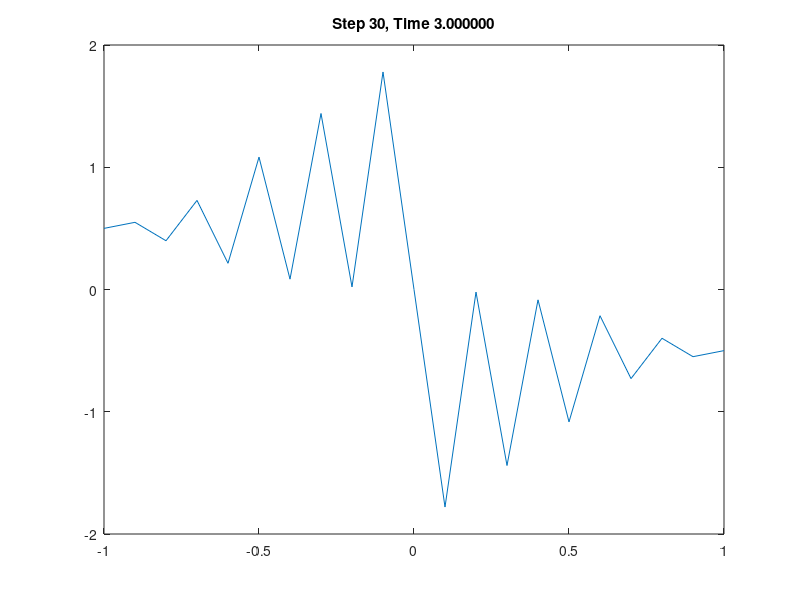

Write MATLAB code to recreate this figure.
function fd1d_burgers_leap ( )

%*****************************************************************************80
%
%% FD1D_BURGERS_LEAP solves the nonviscous Burgers equation using leapfrogging.
%
%  Licensing:
%
%    This code is distributed under the GNU LGPL license.
%
%  Modified:
%
%    18 August 2010
%
%  Author:
%
%    John Burkardt
%
%  Parameters:
%
%    None
%
  timestamp ( );

  fprintf ( 1, '\n' );
  fprintf ( 1, 'FD1D_BURGERS_LEAP:\n' );
  fprintf ( 1, '  MATLAB version\n' );
  fprintf ( 1, '  Solve the non-viscous time-dependent Burgers equation,\n' );
  fprintf ( 1, '  using the leap-frog method.\n' );
  fprintf ( 1, '\n' );
  fprintf ( 1, '  Equation to be solved:\n' );
  fprintf ( 1, '\n' );
  fprintf ( 1, '    du/dt + u * du/dx = 0\n' );
  fprintf ( 1, '\n' );
  fprintf ( 1, '  for x in [ a, b ], for t in [t_init, t_last]\n' );
  fprintf ( 1, '\n' );
  fprintf ( 1, '  with initial conditions:\n' );
  fprintf ( 1, '\n' );
  fprintf ( 1, '    u(x,o) = u_init\n' );
  fprintf ( 1, '\n' );
  fprintf ( 1, '  and boundary conditions:\n' );
  fprintf ( 1, '\n' );
  fprintf ( 1, '    u(a,t) = u_a(t), u(b,t) = u_b(t)\n' );
%
%  Set and report the problem parameters.
%
  n = 21;
  a = -1.0;
  b = +1.0;
  dx = ( b - a ) / ( n - 1 );
  step_num = 30;
  t_init = 0.0;
  t_last = 3.0;
  dt = ( t_last - t_init ) / step_num;

  fprintf ( 1, '\n' );
  fprintf ( 1, '  %f <= X <= %f\n', a, b );
  fprintf ( 1, '  Number of nodes = %d\n', n );
  fprintf ( 1, '  DX = %f\n', dx );
  fprintf ( 1, '\n' );
  fprintf ( 1, '  %f <= t <= %f\n', t_init, t_last );
  fprintf ( 1, '  Number of time steps = %d\n', step_num );
  fprintf ( 1, '  DT = %f\n', dt );

  x = r8vec_even ( n, a, b );

  fprintf ( 1, '\n' );
  fprintf ( 1, '  X:\n' );
  fprintf ( 1, '\n' );
  for ilo = 1 : 5 : n
    ihi = min ( ilo + 4, n );
    for i = ilo : ihi
      fprintf ( 1, '  %16f', x(i,1) );
    end
    fprintf ( 1, '\n' );
  end
%
%  Set the initial condition,
%  and apply boundary conditions to first and last entries.
%
  step = 0;
  t = t_init;
  un(1:n,1) = u_init ( n, x, t );
  un(1,1) = u_a ( x(1,1), t );
  un(n,1) = u_b ( x(n,1), t );

  report ( step, step_num, n, x, t, un );
  plot ( x, un );
  title ( sprintf ( 'Step %d, Time %f', step, t ) );
  pause
%
%  Use Euler's method to get the first step.
%
  step = 1;
  t = ( ( step_num - step ) * t_init   ...
      + (            step ) * t_last ) ...
      / ( step_num        );
  uc(1:n,1) = un(1:n,1);

  un(2:n-1,1) = uc(2:n-1,1) - dt * uc(2:n-1,1) ...
    .* ( uc(3:n,1) - uc(1:n-2,1) ) / 2.0 / dx;

  un(1,1) = u_a ( x(1,1), t );
  un(n,1) = u_b ( x(n,1), t );

  report ( step, step_num, n, x, t, un );
  plot ( x, un );
  title ( sprintf ( 'Step %d, Time %f', step, t ) );
  pause
%
%  Subsequent steps use the leapfrog method.
%
  for step = 2 : step_num

    t = ( ( step_num - step ) * t_init   ...
        + (            step ) * t_last ) ...
        / ( step_num        );

    uo(1:n,1) = uc(1:n,1);
    uc(1:n,1) = un(1:n,1);

    un(2:n-1,1) = uo(2:n-1,1) - dt * uc(2:n-1,1) ...
      .* ( uc(3:n,1) - uc(1:n-2,1) ) / dx;

    un(1,1) = u_a ( x(1,1), t );
    un(n,1) = u_b ( x(n,1), t );

    report ( step, step_num, n, x, t, un );

    plot ( x, un );
    title ( sprintf ( 'Step %d, Time %f', step, t ) );
    pause

  end
%
%  Terminate.
%
  fprintf ( 1, '\n' );
  fprintf ( 1, 'FD1D_BURGERS_LEAP:\n' );
  fprintf ( 1, '  Normal end of execution.\n' );

  fprintf ( 1, '\n' );
  timestamp ( );

  return
end
function a = r8vec_even ( n, alo, ahi )

%*****************************************************************************80
%
%% R8VEC_EVEN returns N real values, evenly spaced between ALO and AHI.
%
%  Licensing:
%
%    This code is distributed under the GNU LGPL license.
%
%  Modified:
%
%    24 January 2004
%
%  Author:
%
%    John Burkardt
%
%  Parameters:
%
%    Input, integer N, the number of values.
%
%    Input, real ALO, AHI, the low and high values.
%
%    Output, real A(N), N evenly spaced values.
%    Normally, A(1) = ALO and A(N) = AHI.
%    However, if N = 1, then A(1) = 0.5*(ALO+AHI).
%
  if ( n == 1 )

    a(1,1) = 0.5 * ( alo + ahi );

  else

    a(1:n,1) = ( (n-1:-1:0) * alo + (0:n-1) * ahi ) / ( n - 1 );

  end

  return
end
function report ( step, step_num, n, x, t, u )

%*****************************************************************************80
%
%% REPORT prints or plots or saves the data at the current time step.
%
%  Licensing:
%
%    This code is distributed under the GNU LGPL license.
%
%  Modified:
%
%    18 August 2010
%
%  Author:
%
%    John Burkardt
%
%  Parameters:
%
%    Input, integer STEP, the index of the current step,
%    between 0 and STEP_NUM.
%
%    Input, integer STEP_NUM, the number of steps to take.
%
%    Input, integer N, the number of nodes.
%
%    Input, real X(N), the coordinates of the nodes.
%
%    Input, real T, the current time.
%
%    Input, real U(N), the initial values U(X,T).
%
  fprintf ( 1, '\n' );
  fprintf ( 1, '  STEP = %d\n', step );
  fprintf ( 1, '  TIME = %f\n', t );
  fprintf ( 1, '\n' );
  for ilo = 1 : 5 : n
    ihi = min ( ilo + 4, n );
    for i = ilo : ihi
      fprintf ( 1, '  %14g', u(i) );
    end
    fprintf ( 1, '\n' );
  end

  return
end
function timestamp ( )

%*****************************************************************************80
%
%% TIMESTAMP prints the current YMDHMS date as a timestamp.
%
%  Licensing:
%
%    This code is distributed under the GNU LGPL license.
%
%  Modified:
%
%    14 February 2003
%
%  Author:
%
%    John Burkardt
%
  t = now;
  c = datevec ( t );
  s = datestr ( c, 0 );
  fprintf ( 1, '%s\n', s );

  return
end
function ua = u_a ( x, t )

%*****************************************************************************80
%
%% U_A sets the boundary condition for U at A.
%
%  Licensing:
%
%    This code is distributed under the GNU LGPL license.
%
%  Modified:
%
%    18 August 2010
%
%  Author:
%
%    John Burkardt
%
%  Parameters:
%
%    Input, real X, T, the position and time.
%
%    Output, real UA, the prescribed value of U(X,T).
%
  ua = + 0.5;

  return
end
function ub = u_b ( x, t )

%*****************************************************************************80
%
%% U_B sets the boundary condition for U at B.
%
%  Licensing:
%
%    This code is distributed under the GNU LGPL license.
%
%  Modified:
%
%    18 August 2010
%
%  Author:
%
%    John Burkardt
%
%  Parameters:
%
%    Input, real X, T, the position and time.
%
%    Output, real UB, the prescribed value of U(X,T).
%
  ub = - 0.5;

  return
end
function u = u_init ( n, x, t )

%*****************************************************************************80
%
%% U_INIT sets the initial condition for U.
%
%  Licensing:
%
%    This code is distributed under the GNU LGPL license.
%
%  Modified:
%
%    18 August 2010
%
%  Author:
%
%    John Burkardt
%
%  Parameters:
%
%    Input, integer N, the number of nodes.
%
%    Input, real X(N), the coordinates of the nodes.
%
%    Input, real T, the current time.
%
%    Output, real U(N), the initial values U(X,T).
%
  ua = u_a ( x(1,1), t );
  ub = u_b ( x(n,1), t );

  q = 2.0 * ( ua - ub ) / pi;
  r = ( ua + ub ) / 2.0;
%
%  S can be varied.  It is the slope of the initial condition at the midpoint.
%
  s = 1.0;
  u(1:n,1) = ( 2 * x(1:n,1) - x(n,1) - x(1,1) ) ...
           / (                x(n,1) - x(1,1) );

  u(1:n,1) = - q * atan ( s * u(1:n,1) ) + r;

  return
end
